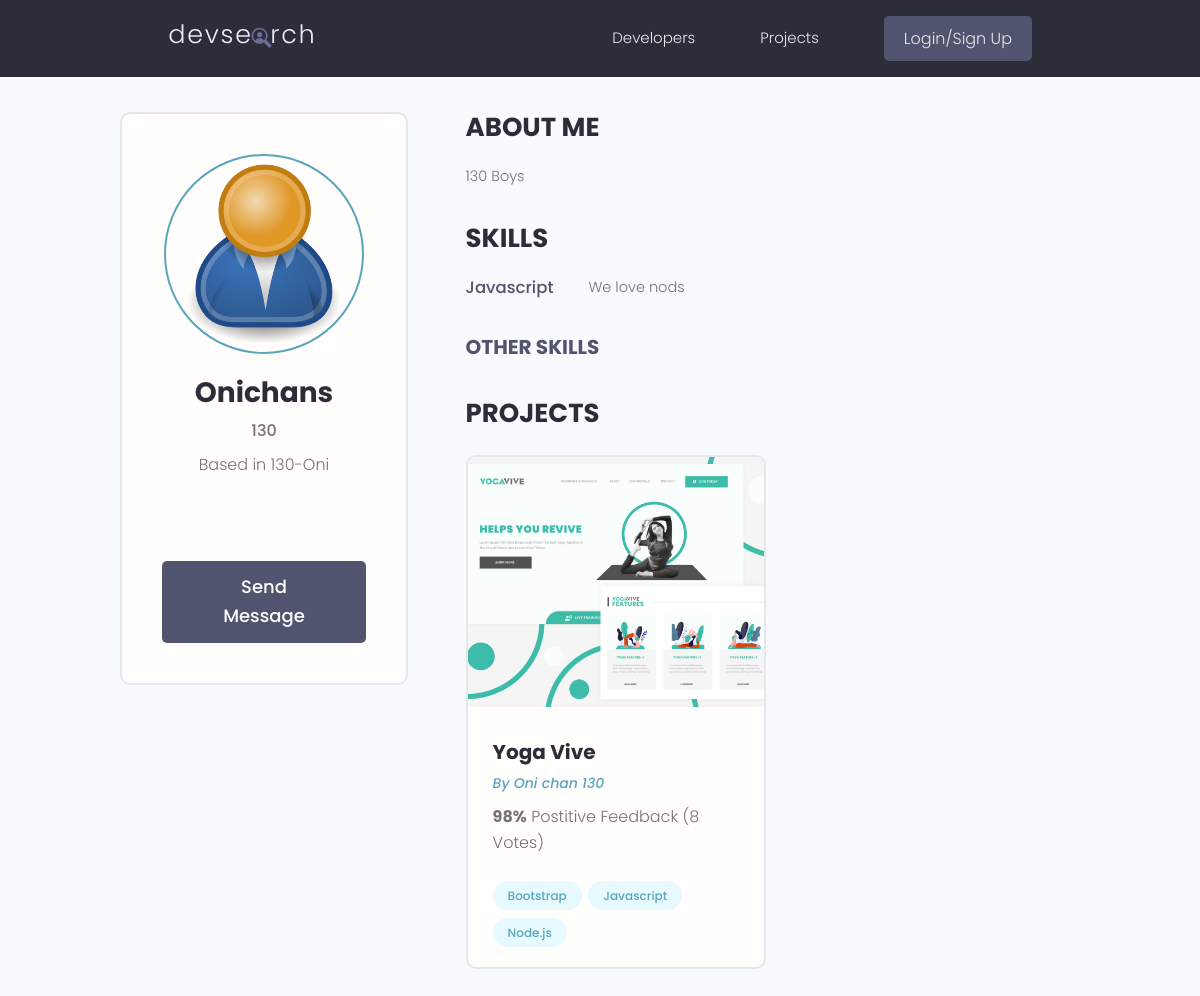
The app's page /profile/dd43bd27-7b95-47a7-9227-bd0e3cb2283a/, older data.
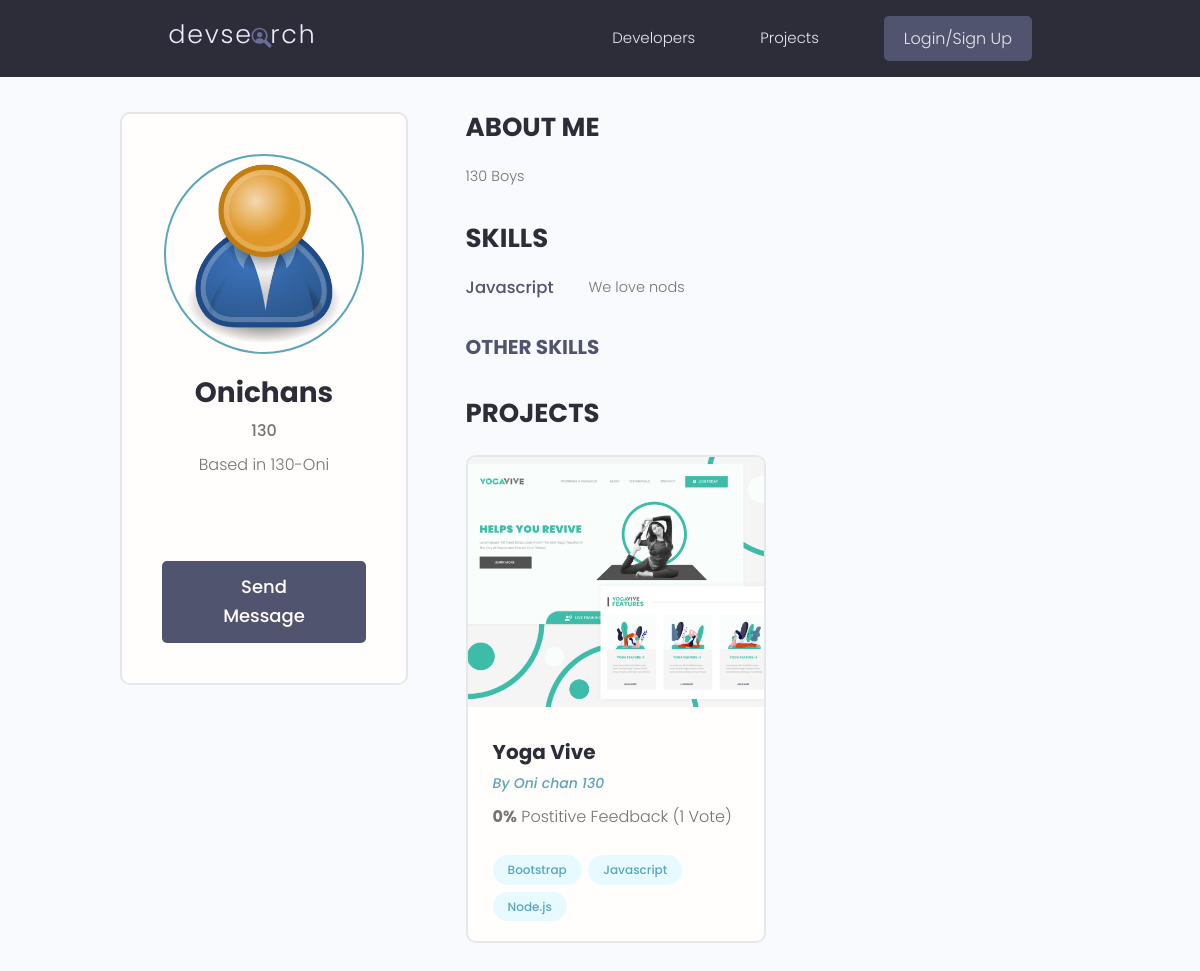
The same page, newer data.
### projects/models.py (models this page shows, shortened)
class Project(models.Model):
    owner = models.ForeignKey(Profile,null=True,blank=True,on_delete=models.CASCADE)
    title = models.CharField(max_length=200)
    description = models.TextField(null=True,blank=True)
    featured_image = models.ImageField(null=True,blank=True,default="default.jpg")
    demo_link = models.CharField(max_length=2000,null=True,blank=True)
    source_link = models.CharField(max_length=2000,null=True,blank=True)
    tags =  models.ManyToManyField('Tag',blank=True)
    vote_total = models.IntegerField(default=0,null=True,blank=True)
    vote_ratio = models.IntegerField(default=0,null=True,blank=True)
    created = models.DateTimeField(auto_now_add=True)
    id = models.UUIDField(default=uuid.uuid4,unique=True,primary_key=True,editable=False)
    class Meta:
        ordering = ['-vote_ratio','-vote_total','title']
    @property
    def imgURL(self):
        try:
            url = self.featured_image.url
        except:
            url = ''
        return url

### users/models.py (models this page shows)
class Profile(models.Model):
    user = models.OneToOneField(User,on_delete = models.CASCADE,null=True,blank=True)
    name = models.CharField(max_length=200,null=True,blank=True)
    email = models.EmailField(max_length=200,null=True,blank=True)
    username = models.CharField(max_length=200,null=True,blank=True)
    location = models.CharField(max_length=200,null=True,blank=True)
    short_intro = models.CharField(max_length=200,null=True,blank=True)
    bio = models.TextField(null=True,blank=True)
    profile_image = models.ImageField(null=True,blank=True,upload_to = 'profiles/',default='profiles/user-default.png')
    social_github = models.CharField(max_length=200,null=True,blank=True)
    social_twitter = models.CharField(max_length=200,null=True,blank=True)
    social_linkedin = models.CharField(max_length=200,null=True,blank=True)
    social_youtube = models.CharField(max_length=200,null=True,blank=True)
    social_website = models.CharField(max_length=200,null=True,blank=True)
    created = models.DateTimeField(auto_now_add=True)
    id = models.UUIDField(default=uuid.uuid4,unique=True,primary_key=True,editable=False)
    def __str__(self):
        return str(self.username)
    class Meta:
        ordering = ['created']
    @property
    def imgURL(self):
        try:
            url = self.profile_image.url
        except:
            url = ''
        return url

### users/views.py (the view)
# urls.py: path('profile/<str:pk>/',views.userProfile,name="user-profile"),
def userProfile(request,pk):
    profile = Profile.objects.get(id=pk)
    topSkills = profile.skill_set.exclude(description__exact="")
    otherSkills = profile.skill_set.filter(description="")
    context = {'profile':profile,'topSkills':topSkills,'otherSkills':otherSkills}
    return render (request,'users/user-profile.html',context)

### projects/models.py (called while the page is built)
    def __str__(self):
        return self.name

### users/templates/users/user-profile.html (shortened to what this page needs)
{% extends 'main.html' %}
{% block content %}
<main class="profile my-md">
    <div class="container">
      <div class="layout">
        <div class="column column--1of3">
          <div class="card text-center">
            <div class="card__body dev">
              <img class="avatar avatar--xl" src="{{profile.imgURL}}" />
              <h2 class="dev__name">{{profile.name}}</h2>
              <p class="dev__title">{{profile.short_intro}}</p>
              <p class="dev__location">Based in {{profile.location}}</p>
              <ul class="dev__social">
              </ul>
              {% if request.user.profile.id != profile.id %}
              <a href="{% url 'send-message' profile.id %}" class="btn btn--sub btn--lg">Send Message </a>
              {% endif %}
            </div>
          </div>
        </div>
        <div class="column column--2of3">
          <div class="devInfo">
            <h3 class="devInfo__title">About Me</h3>
            <p class="devInfo__about">
              {{profile.bio}}
            </p>
          </div>
          <div class="devInfo">
            <h3 class="devInfo__title">Skills</h3>
            <div class="devInfo__skills">
                {% for skill in topSkills %}
              <div class="devSkill">
                <h4 class="devSkill__title">{{skill.name}}</h4>
                <p class="devSkill__info">
                  {{skill.description}}
                </p>
              </div>
              {% endfor %}
              <h3 class="devInfo__subtitle">Other Skills</h3>
            </div>
          </div>
          <div class="devInfo">
            <h3 class="devInfo__title">Projects</h3>
            <div class="grid grid--two">
                {% for project in profile.project_set.all %}
              <div class="column">
                <div class="card project">
                  <a href="{% url 'project' project.id %}" class="project">
                    <img class="project__thumbnail" src="{{project.imgURL}}" alt="project thumbnail" />
                    <div class="card__body">
                      <h3 class="project__title">{{project.title}}</h3>
                      <p><a class="project__author" href="{% url 'user-profile' project.owner.id %}">By {{project.owner}}</a></p>
                      <p class="project--rating">
                        <span style="font-weight: bold;">{{project.vote_ratio}}%</span> Postitive
                        Feedback ({{project.vote_total}} Vote{{project.vote_total|pluralize:"s"}})
                      </p>
                      <div class="project__tags">
                        {% for tag in project.tags.all %}
                        <span class="tag tag--pill tag--main">
                          <small>{{tag}}</small>
                        </span>
                        {% endfor %}
                      </div>
                    </div>
                  </a>
                </div>
              </div>
              {% endfor %}
            </div>
          </div>
        </div>
      </div>
    </div>
  </main>
{% endblock content %}

Row changes from the older to the newer data that the page shows:
changed Project "Yoga Vive": vote_ratio "98" → "0"; vote_total "8" → "1"
